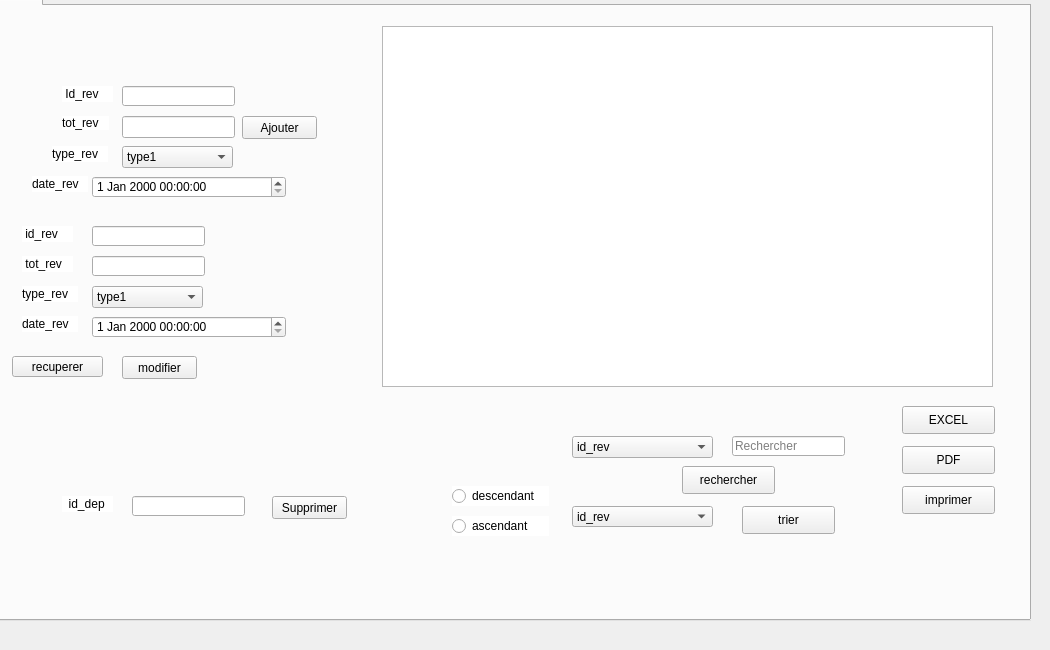
   <widget class="QWidget" name="tab1">
    <attribute name="title">
     <string>Gestion revenu</string>
    </attribute>
    <widget class="QTabWidget" name="tabWidget_2">
     <property name="geometry">
      <rect>
       <x>-10</x>
       <y>-20</y>
       <width>1041</width>
       <height>641</height>
      </rect>
     </property>
     <property name="styleSheet">
      <string notr="true">tabWidget_2 = new QWidget(this); m_myWidget-&gt;setGeometry(0, 0, 300, 100)</string>
     </property>
     <property name="currentIndex">
      <number>0</number>
     </property>
     <widget class="QWidget" name="tab_3">
      <attribute name="title">
       <string>Ajout</string>
      </attribute>
      <widget class="QLabel" name="label">
       <property name="geometry">
        <rect>
         <x>70</x>
         <y>110</y>
         <width>47</width>
         <height>14</height>
        </rect>
       </property>
       <property name="styleSheet">
        <string notr="true">background-color:tranparent;

border-image:url(:/image/5.jpg);

background:white;

border:none;

background-repeat:none;</string>
       </property>
       <property name="text">
        <string>tot_rev</string>
       </property>
      </widget>
      <widget class="QLabel" name="label_2">
       <property name="geometry">
        <rect>
         <x>70</x>
         <y>80</y>
         <width>51</width>
         <height>16</height>
        </rect>
       </property>
       <property name="styleSheet">
        <string notr="true">background-color:tranparent;

border-image:url(:/image/5.jpg);

background:white;

border:none;

background-repeat:none;</string>
       </property>
       <property name="text">
        <string> Id_rev</string>
       </property>
      </widget>
      <widget class="QLineEdit" name="le_id_rev">
       <property name="geometry">
        <rect>
         <x>130</x>
         <y>80</y>
         <width>113</width>
         <height>20</height>
        </rect>
       </property>
       <property name="styleSheet">
        <string notr="true">m_myWidget = new QWidget(this); m_myWidget-&gt;setGeometry(0, 0, 300, 100); QPalette pal = palette();</string>
       </property>
      </widget>
      <widget class="QPushButton" name="Ajouter">
       <property name="geometry">
        <rect>
         <x>250</x>
         <y>110</y>
         <width>75</width>
         <height>23</height>
        </rect>
       </property>
       <property name="text">
        <string>Ajouter</string>
       </property>
      </widget>
      <widget class="QLabel" name="label_9">
       <property name="geometry">
        <rect>
         <x>140</x>
         <y>260</y>
         <width>71</width>
         <height>16</height>
        </rect>
       </property>
       <property name="text">
        <string/>
       </property>
      </widget>
      <widget class="QLineEdit" name="le_tot_rev">
       <property name="geometry">
        <rect>
         <x>130</x>
         <y>110</y>
         <width>113</width>
         <height>22</height>
        </rect>
       </property>
      </widget>
      <widget class="QTableView" name="tab_rev">
       <property name="geometry">
        <rect>
         <x>390</x>
         <y>20</y>
         <width>611</width>
         <height>361</height>
        </rect>
       </property>
      </widget>
      <widget class="QLabel" name="label_3">
       <property name="geometry">
        <rect>
         <x>70</x>
         <y>490</y>
         <width>51</width>
         <height>16</height>
        </rect>
       </property>
       <property name="styleSheet">
        <string notr="true">background-color:tranparent;

border-image:url(:/image/5.jpg);

background:white;

border:none;

background-repeat:none;</string>
       </property>
       <property name="text">
        <string>  id_dep</string>
       </property>
      </widget>
      <widget class="QLineEdit" name="le_id_sup">
       <property name="geometry">
        <rect>
         <x>140</x>
         <y>490</y>
         <width>113</width>
         <height>20</height>
        </rect>
       </property>
       <property name="styleSheet">
        <string notr="true">m_myWidget = new QWidget(this); m_myWidget-&gt;setGeometry(0, 0, 300, 100); QPalette pal = palette();</string>
       </property>
      </widget>
      <widget class="QPushButton" name="supprimer_3">
       <property name="geometry">
        <rect>
         <x>280</x>
         <y>490</y>
         <width>75</width>
         <height>23</height>
        </rect>
       </property>
       <property name="text">
        <string>Supprimer</string>
       </property>
      </widget>
      <widget class="QLabel" name="label_12">
       <property name="geometry">
        <rect>
         <x>30</x>
         <y>220</y>
         <width>51</width>
         <height>16</height>
        </rect>
       </property>
       <property name="styleSheet">
        <string notr="true">background-color:tranparent;

border-image:url(:/image/5.jpg);

background:white;

border:none;

background-repeat:none;</string>
       </property>
       <property name="text">
        <string> id_rev</string>
       </property>
      </widget>
      <widget class="QLabel" name="label_13">
       <property name="geometry">
        <rect>
         <x>30</x>
         <y>250</y>
         <width>51</width>
         <height>16</height>
        </rect>
       </property>
       <property name="styleSheet">
        <string notr="true">background-color:tranparent;

border-image:url(:/image/5.jpg);

background:white;

border:none;

background-repeat:none;</string>
       </property>
       <property name="text">
        <string> tot_rev</string>
       </property>
      </widget>
      <widget class="QLineEdit" name="le_id_rev_3">
       <property name="geometry">
        <rect>
         <x>100</x>
         <y>220</y>
         <width>113</width>
         <height>20</height>
        </rect>
       </property>
       <property name="styleSheet">
        <string notr="true">m_myWidget = new QWidget(this); m_myWidget-&gt;setGeometry(0, 0, 300, 100); QPalette pal = palette();</string>
       </property>
      </widget>
      <widget class="QLineEdit" name="le_tot_rev_2">
       <property name="geometry">
        <rect>
         <x>100</x>
         <y>250</y>
         <width>113</width>
         <height>20</height>
        </rect>
       </property>
       <property name="styleSheet">
        <string notr="true">m_myWidget = new QWidget(this); m_myWidget-&gt;setGeometry(0, 0, 300, 100); QPalette pal = palette();</string>
       </property>
      </widget>
      <widget class="QPushButton" name="modifier_3">
       <property name="geometry">
        <rect>
         <x>130</x>
         <y>350</y>
         <width>75</width>
         <height>23</height>
        </rect>
       </property>
       <property name="text">
        <string>modifier</string>
       </property>
      </widget>
      <widget class="QLineEdit" name="le_recherche_3">
       <property name="geometry">
        <rect>
         <x>740</x>
         <y>430</y>
         <width>113</width>
         <height>20</height>
        </rect>
       </property>
       <property name="placeholderText">
        <string>Rechercher</string>
       </property>
      </widget>
      <widget class="QPushButton" name="pushButton_3">
       <property name="geometry">
        <rect>
         <x>690</x>
         <y>460</y>
         <width>93</width>
         <height>28</height>
        </rect>
       </property>
       <property name="text">
        <string>rechercher</string>
       </property>
      </widget>
      <widget class="QComboBox" name="cb_recherche_3">
       <property name="geometry">
        <rect>
         <x>580</x>
         <y>430</y>
         <width>141</width>
         <height>22</height>
        </rect>
       </property>
       <item>
        <property name="text">
         <string>id_rev</string>
        </property>
       </item>
       <item>
        <property name="text">
         <string>tot_rev</string>
        </property>
       </item>
       <item>
        <property name="text">
         <string>type_rev</string>
        </property>
       </item>
       <item>
        <property name="text">
         <string>date_rev</string>
        </property>
       </item>
      </widget>
      <widget class="QPushButton" name="EXCEL">
       <property name="geometry">
        <rect>
         <x>910</x>
         <y>400</y>
         <width>93</width>
         <height>28</height>
        </rect>
       </property>
       <property name="text">
        <string>EXCEL</string>
       </property>
      </widget>
      <widget class="QComboBox" name="cb_recherche_9">
       <property name="geometry">
        <rect>
         <x>580</x>
         <y>500</y>
         <width>141</width>
         <height>21</height>
        </rect>
       </property>
       <item>
        <property name="text">
         <string>id_rev</string>
        </property>
       </item>
       <item>
        <property name="text">
         <string>tot_rev</string>
        </property>
       </item>
       <item>
        <property name="text">
         <string>type_rev</string>
        </property>
       </item>
       <item>
        <property name="text">
         <string>date_rev</string>
        </property>
       </item>
      </widget>
      <widget class="QPushButton" name="pushButton">
       <property name="geometry">
        <rect>
         <x>750</x>
         <y>500</y>
         <width>93</width>
         <height>28</height>
        </rect>
       </property>
       <property name="text">
        <string>trier</string>
       </property>
      </widget>
      <widget class="QLabel" name="label_8">
       <property name="geometry">
        <rect>
         <x>0</x>
         <y>-10</y>
         <width>1021</width>
         <height>541</height>
        </rect>
       </property>
       <property name="styleSheet">
        <string notr="true">background-color:tranparent;

border-image:url(:/StyleSheet/1.jpg);

background:none;

border:none;

background-repeat:none;
</string>
       </property>
       <property name="text">
        <string/>
       </property>
      </widget>
      <widget class="QPushButton" name="pushButton_10">
       <property name="geometry">
        <rect>
         <x>20</x>
         <y>350</y>
         <width>91</width>
         <height>21</height>
        </rect>
       </property>
       <property name="text">
        <string>recuperer</string>
       </property>
      </widget>
      <widget class="QRadioButton" name="asc">
       <property name="geometry">
        <rect>
         <x>460</x>
         <y>510</y>
         <width>97</width>
         <height>20</height>
        </rect>
       </property>
       <property name="styleSheet">
        <string notr="true">background-color:tranparent;

border-image:url(:/image/5.jpg);

background:white;

border:none;

background-repeat:none;</string>
       </property>
       <property name="text">
        <string>ascendant</string>
       </property>
      </widget>
      <widget class="QRadioButton" name="desc">
       <property name="geometry">
        <rect>
         <x>460</x>
         <y>480</y>
         <width>97</width>
         <height>20</height>
        </rect>
       </property>
       <property name="styleSheet">
        <string notr="true">background-color:tranparent;

border-image:url(:/image/5.jpg);

background:white;

border:none;

background-repeat:none;</string>
       </property>
       <property name="text">
        <string>descendant </string>
       </property>
      </widget>
      <widget class="QLabel" name="label_19">
       <property name="geometry">
        <rect>
         <x>60</x>
         <y>140</y>
         <width>56</width>
         <height>16</height>
        </rect>
       </property>
       <property name="styleSheet">
        <string notr="true">background-color:tranparent;

border-image:url(:/image/5.jpg);

background:white;

border:none;

background-repeat:none;
</string>
       </property>
       <property name="text">
        <string>type_rev</string>
       </property>
      </widget>
      <widget class="QLabel" name="label_20">
       <property name="geometry">
        <rect>
         <x>40</x>
         <y>170</y>
         <width>56</width>
         <height>16</height>
        </rect>
       </property>
       <property name="styleSheet">
        <string notr="true">background-color:tranparent;

border-image:url(:/image/5.jpg);

background:white;

border:none;

background-repeat:none;</string>
       </property>
       <property name="text">
        <string>date_rev</string>
       </property>
      </widget>
      <widget class="QLabel" name="label_21">
       <property name="geometry">
        <rect>
         <x>30</x>
         <y>280</y>
         <width>56</width>
         <height>16</height>
        </rect>
       </property>
       <property name="styleSheet">
        <string notr="true">background-color:tranparent;

border-image:url(:/image/5.jpg);

background:white;

border:none;

background-repeat:none;</string>
       </property>
       <property name="text">
        <string>type_rev</string>
       </property>
      </widget>
      <widget class="QLabel" name="label_22">
       <property name="geometry">
        <rect>
         <x>30</x>
         <y>310</y>
         <width>56</width>
         <height>16</height>
        </rect>
       </property>
       <property name="styleSheet">
        <string notr="true">background-color:tranparent;

border-image:url(:/image/5.jpg);

background:white;

border:none;

background-repeat:none;</string>
       </property>
       <property name="text">
        <string>date_rev</string>
       </property>
      </widget>
      <widget class="QComboBox" name="letyperev">
       <property name="geometry">
        <rect>
         <x>130</x>
         <y>140</y>
         <width>111</width>
         <height>22</height>
        </rect>
       </property>
       <item>
        <property name="text">
         <string>type1</string>
        </property>
       </item>
       <item>
        <property name="text">
         <string>type2</string>
        </property>
       </item>
       <item>
        <property name="text">
         <string>type3</string>
        </property>
       </item>
      </widget>
      <widget class="QComboBox" name="mtyperev">
       <property name="geometry">
        <rect>
         <x>100</x>
         <y>280</y>
         <width>111</width>
         <height>22</height>
        </rect>
       </property>
       <item>
        <property name="text">
         <string>type1</string>
        </property>
       </item>
       <item>
        <property name="text">
         <string>type2</string>
        </property>
       </item>
       <item>
        <property name="text">
         <string>type3</string>
        </property>
       </item>
      </widget>
      <widget class="QDateTimeEdit" name="date_3">
       <property name="geometry">
        <rect>
         <x>100</x>
         <y>170</y>
         <width>194</width>
         <height>22</height>
        </rect>
       </property>
      </widget>
      <widget class="QDateTimeEdit" name="dates">
       <property name="geometry">
        <rect>
         <x>100</x>
         <y>310</y>
         <width>194</width>
         <height>22</height>
        </rect>
       </property>
      </widget>
      <widget class="QPushButton" name="impression">
       <property name="geometry">
        <rect>
         <x>910</x>
         <y>480</y>
         <width>93</width>
         <height>28</height>
        </rect>
       </property>
       <property name="text">
        <string>imprimer</string>
       </property>
      </widget>
      <widget class="QPushButton" name="pdf">
       <property name="geometry">
        <rect>
         <x>910</x>
         <y>440</y>
         <width>93</width>
         <height>28</height>
        </rect>
       </property>
       <property name="text">
        <string>PDF</string>
       </property>
      </widget>
      <zorder>label_8</zorder>
      <zorder>label</zorder>
      <zorder>label_2</zorder>
      <zorder>le_id_rev</zorder>
      <zorder>Ajouter</zorder>
      <zorder>label_9</zorder>
      <zorder>le_tot_rev</zorder>
      <zorder>tab_rev</zorder>
      <zorder>label_3</zorder>
      <zorder>le_id_sup</zorder>
      <zorder>supprimer_3</zorder>
      <zorder>label_12</zorder>
      <zorder>label_13</zorder>
      <zorder>le_id_rev_3</zorder>
      <zorder>le_tot_rev_2</zorder>
      <zorder>modifier_3</zorder>
      <zorder>le_recherche_3</zorder>
      <zorder>pushButton_3</zorder>
      <zorder>cb_recherche_3</zorder>
      <zorder>EXCEL</zorder>
      <zorder>cb_recherche_9</zorder>
      <zorder>pushButton</zorder>
      <zorder>pushButton_10</zorder>
      <zorder>asc</zorder>
      <zorder>desc</zorder>
      <zorder>label_19</zorder>
      <zorder>label_20</zorder>
      <zorder>label_21</zorder>
      <zorder>label_22</zorder>
      <zorder>letyperev</zorder>
      <zorder>mtyperev</zorder>
      <zorder>date_3</zorder>
      <zorder>dates</zorder>
      <zorder>impression</zorder>
      <zorder>pdf</zorder>
     </widget>
    </widget>
   </widget>
